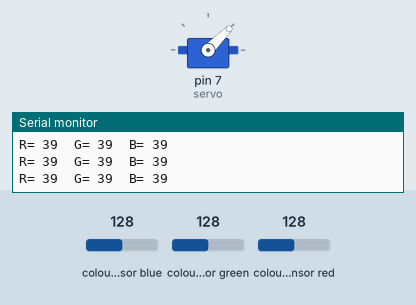
Bench run of a sketch on a simulated Arduino Uno, built with avr-gcc and run on an emulated ATmega328P. On the bench: servo, the last lines printed to the serial monitor. Wiring (inferred from the names in the program): TCS3200 colour sensor: output pin 6; S2 pin 4; S3 pin 5; S0 pin 2; S1 pin 3. The inputs (shaded band) are chosen by the test bench; at power-on: colour sensor blue 128, colour sensor green 128, colour sensor red 128.

Above: at 1.2 s.
1.3 s: colour sensor blue set to 134
At 2.5 s:
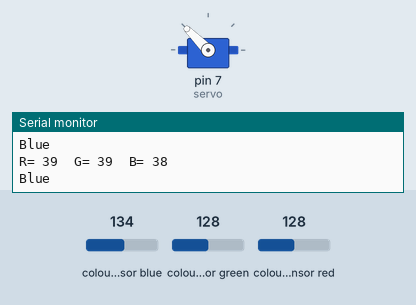
3.0 s: colour sensor green set to 140
At 4.3 s:
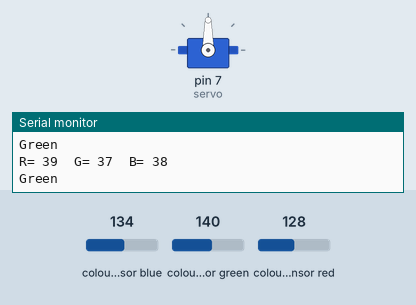
4.8 s: colour sensor red set to 137
6.4 s: colour sensor red set to 144
At 7.7 s:
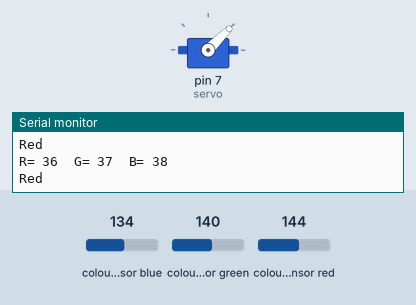
8.5 s: colour sensor blue set to 191
At 9.6 s:
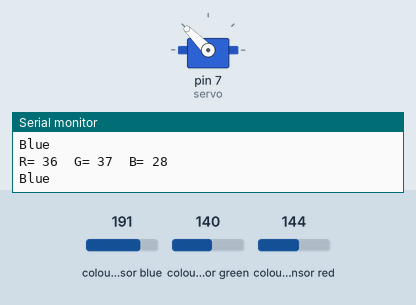
10.4 s: colour sensor blue set to 5
At 11.4 s:
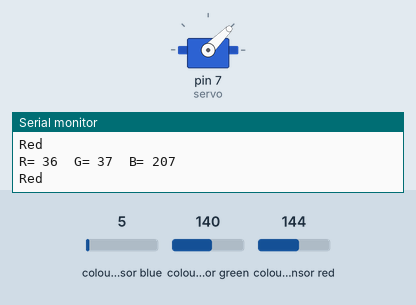
Timing chart, 0 to 13.4 s (numbered marks = the images above; inputs shaded):
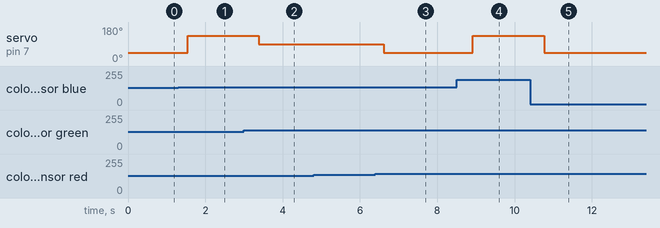

The sketch:

coloursorter.ino
```cpp
#include <Servo.h>

#define S0 2
#define S1 3
#define S2 4
#define S3 5
#define sensorOut 6

Servo servo;

int frequency = 0;
int color=0;

void setup() {
  pinMode(S0, OUTPUT);
  pinMode(S1, OUTPUT);
  pinMode(S2, OUTPUT);
  pinMode(S3, OUTPUT);
  pinMode(sensorOut, INPUT);

  // Setting frequency-scaling to 20%
  digitalWrite(S0, HIGH);
  digitalWrite(S1, LOW);

  servo.attach(7);
  servo.write(45);

  Serial.begin(9600);
}

void loop() {

  color = readColor();
  delay(10);

  switch (color) {
    case 1:
    servo.write(45);
    break;

    case 2:
    servo.write(90);
    break;

    case 3:
    servo.write(135);
    break;

    case 0:
    break;
  }
  delay(300);

  color=0;
}

// Custom Function - readColor()
int readColor() {
  // Setting red filtered photodiodes to be read
  digitalWrite(S2, LOW);
  digitalWrite(S3, LOW);
  // Reading the output frequency
  frequency = pulseIn(sensorOut, LOW);
  int R = frequency;
  // Printing the value on the serial monitor
  Serial.print("R= ");//printing name
  Serial.print(frequency);//printing RED color frequency
  Serial.print("  ");
  delay(50);

  // Setting Green filtered photodiodes to be read
  digitalWrite(S2, HIGH);
  digitalWrite(S3, HIGH);
  // Reading the output frequency
  frequency = pulseIn(sensorOut, LOW);
  int G = frequency;
  // Printing the value on the serial monitor
  Serial.print("G= ");//printing name
  Serial.print(frequency);//printing RED color frequency
  Serial.print("  ");
  delay(50);

  // Setting Blue filtered photodiodes to be read
  digitalWrite(S2, LOW);
  digitalWrite(S3, HIGH);
  // Reading the output frequency
  frequency = pulseIn(sensorOut, LOW);
  int B = frequency;
  // Printing the value on the serial monitor
  Serial.print("B= ");//printing name
  Serial.print(frequency);//printing RED color frequency
  Serial.println("  ");
  delay(50);

  if(R<B & R<G){
    color = 1; // Red
    Serial.println("Red");
  }

  if(G<R & G<B){
    color = 2; // Green
    Serial.println("Green");
  }

  if (B<R & B<G){
    color = 3; // Blue
    Serial.println("Blue");
  }
  return color;
}
```

Measured:
- the behaviour switches between 131 and 132 on colour sensor blue (found by bisection; images 0 and 1)
- the behaviour switches between 136 and 137 on colour sensor green (found by bisection; images 1 and 2)
- the behaviour switches between 140 and 141 on colour sensor red (found by bisection; images 2 and 3)
- after the input at 1.3 s, servo on pin 7 (servo): 45° → 135° after 0.24 s
- after the input at 3.0 s, servo on pin 7 (servo): 135° → 90° after 0.39 s
- after the input at 6.4 s, servo on pin 7 (servo): 90° → 45° after 0.21 s
- after the input at 8.5 s, servo on pin 7 (servo): 45° → 135° after 0.42 s
- after the input at 10.4 s, servo on pin 7 (servo): 135° → 45° after 0.36 s
